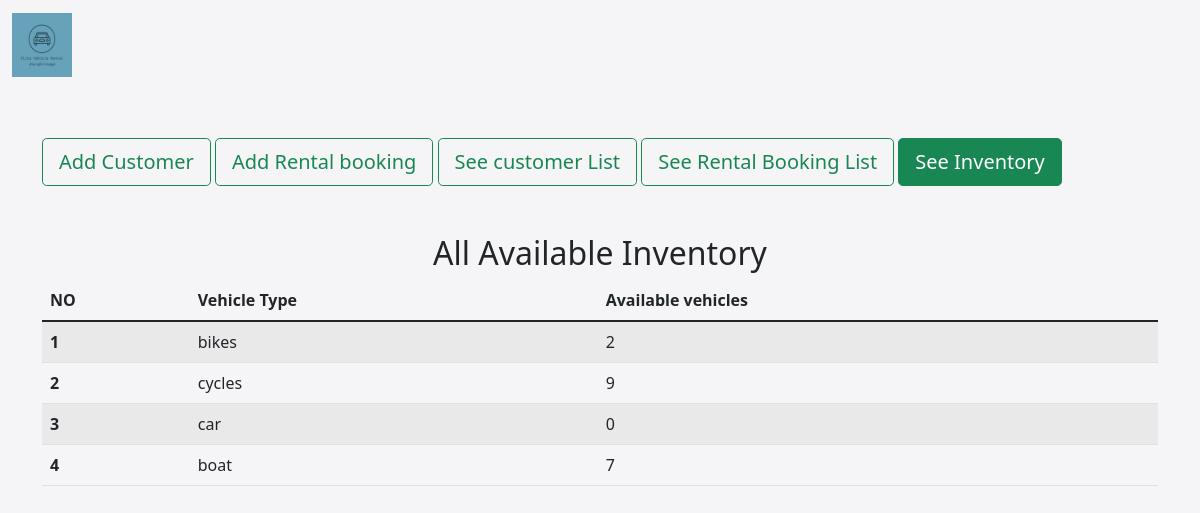
Page /seeInventory/ on the committed database.
### employee/models.py (models this page shows, shortened)
class inventory(models.Model):
    vehicleType = models.CharField(max_length=100)
    available = models.IntegerField()

### employee/views.py (the view)
# urls.py: path('seeInventory/', views.seeInventory, name='seeInventory'),
def seeInventory(request):
    inventories = inventory.objects.all()
    return render(request, 'seeInventory.html',{"inventories":inventories})

### templates/seeInventory.html
{% extends 'base.html' %}
{% block seeInventory %}active{% endblock seeInventory %}
{% block body %}
{% load static%}
<div class="container mt-5">
  <h2 class="text-center">All Available Inventory</h2>
  <table class="table table-striped">
    <thead>
      <tr>
        <th scope="col">NO</th>
        <th scope="col">Vehicle Type</th>
        <th scope="col">Available vehicles</th>
      </tr>
    </thead>
    <tbody>
      {% for vehicle in inventories %}
      <tr>
        <th scope="row">{{vehicle.id}}</th>
        <td>{{vehicle.vehicleType}}</td>
        <td>{{vehicle.available}}</td>
      </tr>
      {% endfor %}
    </tbody>
  </table>
  </div>
{% endblock body %}

### templates/base.html (shortened to what this page needs)
<!doctype html>
<html lang="en">
  <head>
    <link href="https://cdn.jsdelivr.net/npm/bootstrap@5.1.3/dist/css/bootstrap.min.css" rel="stylesheet">
    <link rel="stylesheet" href="/static/css/style.css">
  </head>
  <body>
    <nav class="navbar navbar-expand-lg navbar-light">
        <div class="container-fluid">
            <a class="navbar-brand" href="/">
                <img src="/static/Elite Vehicle Rental-logos.jpeg" alt="" width="60" height="64">
              </a>
        </div>
      </nav>
      <div class="container mt-5">
        <a type="button" href="/addCustomer" class="btn btn-outline-success btn-lg mr-2 {% block addCustomer %}{% endblock addCustomer %}">Add Customer</a>
        <a type="button" href="/addRental" class="btn btn-outline-success btn-lg mr-2 {% block addRental %}{% endblock addRental %}">Add Rental booking</a>
        <a type="button" href="/seeCustomer" class="btn btn-outline-success btn-lg mr-2 {% block seeCustomer %}{% endblock seeCustomer %}">See customer List</a>
        <a type="button" href="/seeRental" class="btn btn-outline-success btn-lg mr-2 {% block seeRental %}{% endblock seeRental %}">See Rental Booking List</a>
        <a type="button" href="/seeInventory" class="btn btn-outline-success btn-lg {% block seeInventory %}{% endblock seeInventory %}">See Inventory</a>
      </div>
      {% block body %} {% endblock body %}
  </body>
</html>

### static/css/style.css (style rules this page uses)
body { background-color: rgb(245 245 247); }

### rows in the picture
inventory: id "1", vehicleType "bikes", available "2"
inventory: id "2", vehicleType "cycles", available "9"
inventory: id "3", vehicleType "car", available "0"
inventory: id "4", vehicleType "boat", available "7"
